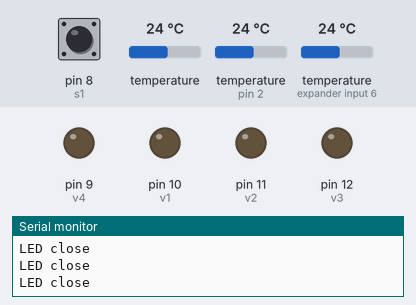
Recording of a sketch running on a simulated Arduino Uno, built with avr-gcc and run on an emulated ATmega328P. On the bench: output pins drawn as LEDs (lit = HIGH), the last lines printed to the serial monitor. The inputs (shaded band) are chosen by the test bench; at power-on: temperature (sensors on pin 2, expander input 6) 24 °C, pin 8 (s1) HIGH, temperature 24 °C. The local clock reads 2024-03-15 10:24:30 at power-on unless the sketch sets it.

Above: at 11.2 s.
11.3 s: temperature (sensor on pin 2) set to 18.4 °C
13.3 s: temperature (sensor on pin 2) set to 17.3 °C
At 14.8 s:
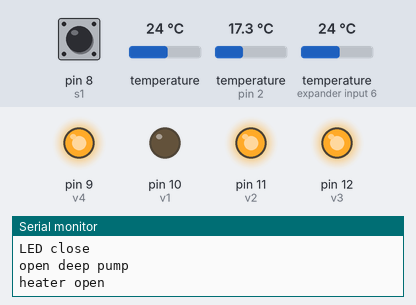
15.3 s: pin 8 (s1) pulled LOW for 1.3 s
At 17.6 s:
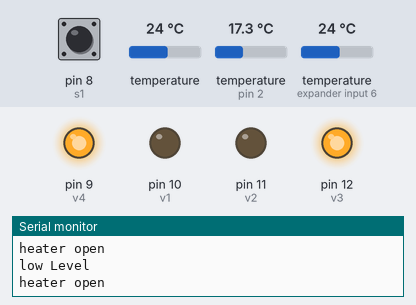
19.3 s: temperature (sensor on expander input 6) set to 24.6 °C
21.0 s: temperature (sensor on expander input 6) set to 25.4 °C
At 23.2 s:
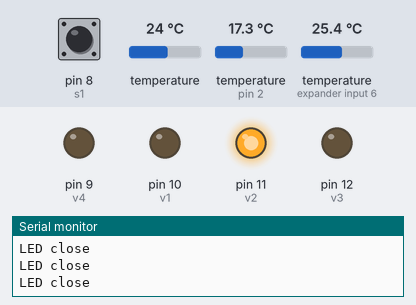
Timing chart, 0 to 24.7 s (numbered marks = the images above; inputs shaded):
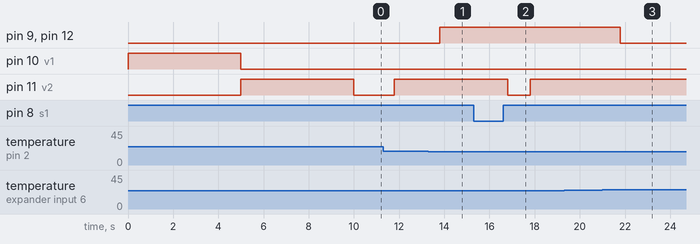

Measured:
- the behaviour switches between 18 and 17.9 °C on temperature (sensor on pin 2) (found by bisection; images 0 and 1)
- the behaviour switches between 24.9 and 25 °C on temperature (sensor on expander input 6) (found by bisection; images 2 and 3)
- after the input at 13.3 s, pin 9 (v4), pin 12 (v3): LOW → HIGH after 0.50 s
- after the input at 15.3 s, pin 11 (v2): HIGH → LOW after 1.5 s, → HIGH 1.0 s later
- after the input at 21.0 s, pin 9 (v4), pin 12 (v3): HIGH → LOW after 0.80 s

The sketch:

pump_time_clock_time.ino
```cpp
#include <DS3231.h>
#include <Wire.h>
#include <SoftwareSerial.h>
#include <Timer.h>
#include <OneWire.h>
#include <DallasTemperature.h>
#define ONE_WIRE_BUS 2  // Arduino數位腳位2接到1-Wire裝置 (啟用溫度感測器)
SoftwareSerial ArduinoUno(4,3);
OneWire oneWire(ONE_WIRE_BUS); // 運用程式庫建立物件
DallasTemperature sensors(&oneWire);

int time_for_pump = 300; //打水多久
Timer t1;  //制訂計時器1
Timer tcb; //制訂計時器2
int v1 = 10; //pump
int v2 = 11; //deep pump
int v3 = 12; // 加熱器
int v4 = 9; // LED燈號控制
int s1 = 8;  //水位sensor
int L1 = 0; //水位狀況

int lower_Temperature = 18; //溫度管制下限
int higher_Temperature = 25; //溫度管制上限
int break_sensor = -30 ;//偵測溫度計斷線 (溫度小於-30判斷為斷線)
int T1 = 0; //溫度感測器1
int T2 = 0; //溫度感測器2
int LTS = 0; //加熱器運作燈號
int BTS = 0; //溫度計斷線閃爍燈號

int pump_action = 0; //pump實際運轉時間
int deep_pump_states = 0; //沉水馬達狀態
//時鐘初始參數設定//
DS3231 Clock;
bool Century=false;
bool h12;
bool PM;
byte ADay, AHour, AMinute, ASecond, ABits;
bool ADy, A12h, Apm;
byte year, month, date, DoW, hour, minute, second;
//時鐘初始參數設定//
void setup() {
  Wire.begin();
  Serial.begin(9600); //設定串流頻率9600
  pinMode(v1,OUTPUT); //設定10號位為v1(pump)，模式為輸出
  pinMode(v2,OUTPUT); //設定11號位為v2(deep pump)，模式為輸出
  pinMode(v3,OUTPUT); //設定11號位為v3(heater)，模式為輸出
  pinMode(v4,OUTPUT); //設定9號位為v4(LED)，模式為輸出
  pinMode(s1,INPUT_PULLUP); //設定8號位為s1(水位感測器)，模式為輸入
  //初始化，確認pumpdeep pump作動　
  digitalWrite(v1,HIGH);
  delay(5000);
  digitalWrite(v1,LOW);
  digitalWrite(v2,HIGH);
  delay(5000);
  digitalWrite(v2,LOW);
  //初始化結束
  tcb.every(1000,writeToSerial);//1秒update一次
  t1.oscillate(v4,500,HIGH); //控制燈號閃爍
  int pump_action = 0;
}

void loop() {
  tcb.update(); //開機後持續執行tcb內命令

if (LTS == 1){
 digitalWrite(v4,HIGH); //開始加熱，開燈
}
if(LTS == 0){
 digitalWrite(v4,LOW);
 Serial.println("LED close"); //結束加熱，關燈
}
if(BTS == 1){
  t1.update();
  Serial.println("LED bright"); //溫度計斷線，燈號閃爍
}
if(BTS == 0){
}//溫度計復線，回復燈號
}

///執行function內容如下///

void writeToSerial(){
  L1 = digitalRead(s1);
  ReadDS3231(); //導入時鐘function
  hour=Clock.getHour(h12, PM); //獲取時鐘模組內資料(小時)
  sensors.requestTemperatures();// 要求匯流排上的所有感測器進行溫度轉換
  T1 = sensors.getTempCByIndex(0);
  T2 = sensors.getTempCByIndex(1);
//每天時間7點、18點進行pump打水，維持time_for_pump所設定時間 (目前為600s)
if ((hour == 7)||(hour == 18)){
 if (pump_action < time_for_pump){
  if (L1 == 1){ //偵測水位，低於感測器位置即強制停止
  pump_action++;
  digitalWrite(v1,HIGH);
  Serial.println("open pump");
  }
  else{
   digitalWrite(v1,LOW);
   Serial.println("low Level"); //低於水位，強制停止
  }
  }
  if (pump_action >= time_for_pump ){
   digitalWrite(v1,LOW);
   Serial.println("close");
  }
}
else{
  pump_action = 0; //循環結束後reset pump運行時間
}

//每天10點、14點、19點進行deep pump運行，持續兩小時(指定時間12點、16點、21點關閉)
if ((hour == 10)||(hour == 14)||(hour == 19)){
 deep_pump_states = 1;//沉水馬達開啟
  }
if ((hour == 12)||(hour == 16)||(hour == 7)){
 deep_pump_states = 0;//沉水馬達關閉
}
 if (deep_pump_states == 1){
  if (L1 == 1){
  digitalWrite(v2,HIGH);
  Serial.println("open deep pump");
  }
  else{
   digitalWrite(v2,LOW);
   Serial.println("low Level"); //低於水位，強制停止
  }
  }
  if(deep_pump_states == 0){
  digitalWrite(v2,LOW);
  Serial.println("close deep pump");
  }
///溫度監控開啟加熱器 & LED燈號顯示
  if( T1 < lower_Temperature & T1 >= break_sensor &  T2 < higher_Temperature & T2 >= break_sensor){
    digitalWrite(v3,HIGH);
    Serial.println("heater open");
    LTS = 1;BTS = 0;//燈號控制
  }
  if ( T1 < lower_Temperature & T2 >= higher_Temperature){
  digitalWrite(v3,LOW);
    Serial.println("heater close");
    LTS = 0;BTS = 0;//燈號控制
  }

  if(T1 <= break_sensor & T2 <= break_sensor){
      digitalWrite(v3,LOW);
      Serial.println("sensor broken,close heater");
      LTS = 2;BTS = 1;//燈號控制
  }
  if(T1 >= lower_Temperature){
digitalWrite(v3,LOW);
    Serial.println("heater close");
    LTS = 0;BTS = 0;//燈號控制
  }
}

//時鐘function//
void ReadDS3231()
{
  int second,minute,hour,date,month,year,temperature;
  second=Clock.getSecond();
  minute=Clock.getMinute();
  hour=Clock.getHour(h12, PM);
  date=Clock.getDate();
  month=Clock.getMonth(Century);
  year=Clock.getYear();
  temperature=Clock.getTemperature();

//  Serial.print("20");
//  Serial.print(year,DEC);
//  Serial.print('-');
//  Serial.print(month,DEC);
//  Serial.print('-');
//  Serial.print(date,DEC);
//  Serial.print(' ');
//  Serial.print(hour,DEC);
//  Serial.print(':');
//  Serial.print(minute,DEC);
//  Serial.print(':');
//  Serial.print(second,DEC);
//  Serial.print('\n');
//  Serial.print("Temperature=");
//  Serial.print(temperature);
//  Serial.print('\n');
}
//時鐘function//
```
